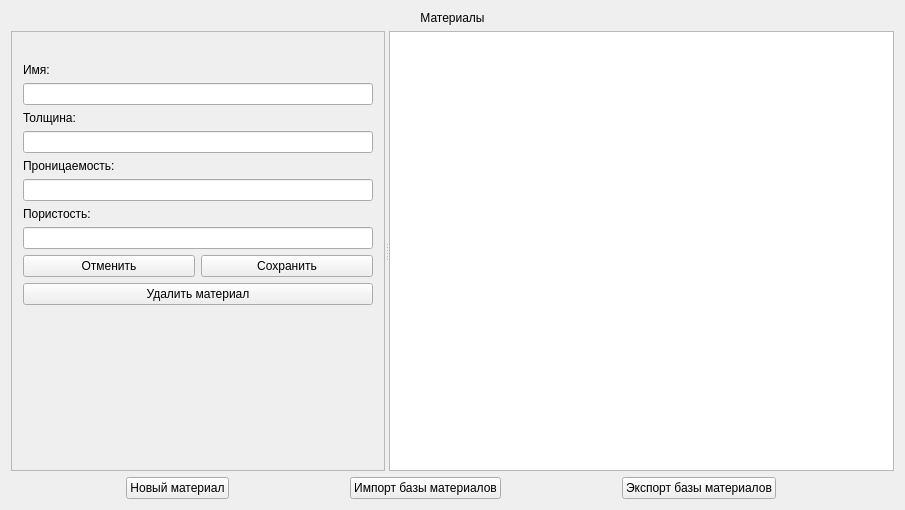
<?xml version="1.0" encoding="UTF-8"?>
<ui version="4.0">
 <class>MaterialsWindow</class>
 <widget class="QMainWindow" name="MaterialsWindow">
  <property name="geometry">
   <rect>
    <x>0</x>
    <y>0</y>
    <width>905</width>
    <height>510</height>
   </rect>
  </property>
  <property name="windowTitle">
   <string>База материалов</string>
  </property>
  <widget class="QWidget" name="centralWidget">
   <property name="sizePolicy">
    <sizepolicy hsizetype="Preferred" vsizetype="Preferred">
     <horstretch>0</horstretch>
     <verstretch>0</verstretch>
    </sizepolicy>
   </property>
   <layout class="QVBoxLayout" name="verticalLayout_2">
    <item>
     <widget class="QLabel" name="materialsLabel">
      <property name="sizePolicy">
       <sizepolicy hsizetype="Preferred" vsizetype="Fixed">
        <horstretch>0</horstretch>
        <verstretch>0</verstretch>
       </sizepolicy>
      </property>
      <property name="text">
       <string>Материалы</string>
      </property>
      <property name="alignment">
       <set>Qt::AlignCenter</set>
      </property>
     </widget>
    </item>
    <item>
     <widget class="QSplitter" name="splitter">
      <property name="orientation">
       <enum>Qt::Horizontal</enum>
      </property>
      <property name="childrenCollapsible">
       <bool>false</bool>
      </property>
      <widget class="QFrame" name="parametresFrame">
       <property name="frameShape">
        <enum>QFrame::StyledPanel</enum>
       </property>
       <property name="frameShadow">
        <enum>QFrame::Raised</enum>
       </property>
       <layout class="QVBoxLayout" name="verticalLayout">
        <item>
         <widget class="QLabel" name="idLabel">
          <property name="sizePolicy">
           <sizepolicy hsizetype="Preferred" vsizetype="Fixed">
            <horstretch>0</horstretch>
            <verstretch>0</verstretch>
           </sizepolicy>
          </property>
          <property name="text">
           <string/>
          </property>
         </widget>
        </item>
        <item>
         <widget class="QLabel" name="nameLabel">
          <property name="sizePolicy">
           <sizepolicy hsizetype="Preferred" vsizetype="Fixed">
            <horstretch>0</horstretch>
            <verstretch>0</verstretch>
           </sizepolicy>
          </property>
          <property name="text">
           <string>Имя:</string>
          </property>
         </widget>
        </item>
        <item>
         <widget class="QLineEdit" name="nameEdit">
          <property name="sizePolicy">
           <sizepolicy hsizetype="Expanding" vsizetype="Fixed">
            <horstretch>0</horstretch>
            <verstretch>0</verstretch>
           </sizepolicy>
          </property>
         </widget>
        </item>
        <item>
         <widget class="QLabel" name="cavityHeightLabel">
          <property name="sizePolicy">
           <sizepolicy hsizetype="Preferred" vsizetype="Fixed">
            <horstretch>0</horstretch>
            <verstretch>0</verstretch>
           </sizepolicy>
          </property>
          <property name="text">
           <string>Толщина:</string>
          </property>
         </widget>
        </item>
        <item>
         <widget class="QLineEdit" name="cavityHeightEdit">
          <property name="sizePolicy">
           <sizepolicy hsizetype="Expanding" vsizetype="Fixed">
            <horstretch>0</horstretch>
            <verstretch>0</verstretch>
           </sizepolicy>
          </property>
         </widget>
        </item>
        <item>
         <widget class="QLabel" name="permabilityLabel">
          <property name="sizePolicy">
           <sizepolicy hsizetype="Preferred" vsizetype="Fixed">
            <horstretch>0</horstretch>
            <verstretch>0</verstretch>
           </sizepolicy>
          </property>
          <property name="text">
           <string>Проницаемость:</string>
          </property>
         </widget>
        </item>
        <item>
         <widget class="QLineEdit" name="permabilityEdit">
          <property name="sizePolicy">
           <sizepolicy hsizetype="Expanding" vsizetype="Fixed">
            <horstretch>0</horstretch>
            <verstretch>0</verstretch>
           </sizepolicy>
          </property>
         </widget>
        </item>
        <item>
         <widget class="QLabel" name="porosityLabel">
          <property name="sizePolicy">
           <sizepolicy hsizetype="Preferred" vsizetype="Fixed">
            <horstretch>0</horstretch>
            <verstretch>0</verstretch>
           </sizepolicy>
          </property>
          <property name="text">
           <string>Пористость:</string>
          </property>
         </widget>
        </item>
        <item>
         <widget class="QLineEdit" name="porosityEdit">
          <property name="sizePolicy">
           <sizepolicy hsizetype="Expanding" vsizetype="Fixed">
            <horstretch>0</horstretch>
            <verstretch>0</verstretch>
           </sizepolicy>
          </property>
          <property name="inputMethodHints">
           <set>Qt::ImhNone</set>
          </property>
         </widget>
        </item>
        <item>
         <layout class="QHBoxLayout" name="saveRefreshHorizontalLayout">
          <property name="sizeConstraint">
           <enum>QLayout::SetFixedSize</enum>
          </property>
          <item>
           <widget class="QPushButton" name="refreshButton">
            <property name="text">
             <string>Отменить</string>
            </property>
           </widget>
          </item>
          <item>
           <widget class="QPushButton" name="saveButton">
            <property name="text">
             <string>Сохранить</string>
            </property>
           </widget>
          </item>
         </layout>
        </item>
        <item>
         <widget class="QPushButton" name="removeButton">
          <property name="text">
           <string>Удалить материал</string>
          </property>
         </widget>
        </item>
        <item>
         <spacer name="verticalSpacer">
          <property name="orientation">
           <enum>Qt::Vertical</enum>
          </property>
          <property name="sizeHint" stdset="0">
           <size>
            <width>20</width>
            <height>40</height>
           </size>
          </property>
         </spacer>
        </item>
       </layout>
      </widget>
      <widget class="QListWidget" name="materialsListWidget"/>
     </widget>
    </item>
    <item>
     <layout class="QHBoxLayout" name="horizontalLayout">
      <item>
       <widget class="QPushButton" name="pushButton">
        <property name="sizePolicy">
         <sizepolicy hsizetype="Fixed" vsizetype="Fixed">
          <horstretch>0</horstretch>
          <verstretch>0</verstretch>
         </sizepolicy>
        </property>
        <property name="text">
         <string>Новый материал</string>
        </property>
       </widget>
      </item>
      <item>
       <widget class="QPushButton" name="importButton">
        <property name="sizePolicy">
         <sizepolicy hsizetype="Fixed" vsizetype="Fixed">
          <horstretch>0</horstretch>
          <verstretch>0</verstretch>
         </sizepolicy>
        </property>
        <property name="text">
         <string>Импорт базы материалов</string>
        </property>
       </widget>
      </item>
      <item>
       <widget class="QPushButton" name="exportButton">
        <property name="sizePolicy">
         <sizepolicy hsizetype="Fixed" vsizetype="Fixed">
          <horstretch>0</horstretch>
          <verstretch>0</verstretch>
         </sizepolicy>
        </property>
        <property name="text">
         <string>Экспорт базы материалов</string>
        </property>
       </widget>
      </item>
     </layout>
    </item>
   </layout>
  </widget>
 </widget>
 <layoutdefault spacing="6" margin="11"/>
 <resources/>
 <connections>
  <connection>
   <sender>nameEdit</sender>
   <signal>returnPressed()</signal>
   <receiver>saveButton</receiver>
   <slot>click()</slot>
   <hints>
    <hint type="sourcelabel">
     <x>110</x>
     <y>100</y>
    </hint>
    <hint type="destinationlabel">
     <x>157</x>
     <y>325</y>
    </hint>
   </hints>
  </connection>
  <connection>
   <sender>cavityHeightEdit</sender>
   <signal>returnPressed()</signal>
   <receiver>saveButton</receiver>
   <slot>click()</slot>
   <hints>
    <hint type="sourcelabel">
     <x>110</x>
     <y>154</y>
    </hint>
    <hint type="destinationlabel">
     <x>157</x>
     <y>325</y>
    </hint>
   </hints>
  </connection>
  <connection>
   <sender>permabilityEdit</sender>
   <signal>returnPressed()</signal>
   <receiver>saveButton</receiver>
   <slot>click()</slot>
   <hints>
    <hint type="sourcelabel">
     <x>110</x>
     <y>208</y>
    </hint>
    <hint type="destinationlabel">
     <x>157</x>
     <y>325</y>
    </hint>
   </hints>
  </connection>
  <connection>
   <sender>porosityEdit</sender>
   <signal>returnPressed()</signal>
   <receiver>saveButton</receiver>
   <slot>click()</slot>
   <hints>
    <hint type="sourcelabel">
     <x>110</x>
     <y>262</y>
    </hint>
    <hint type="destinationlabel">
     <x>157</x>
     <y>325</y>
    </hint>
   </hints>
  </connection>
 </connections>
</ui>
